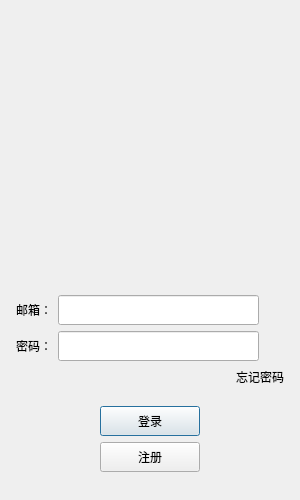
<?xml version="1.0" encoding="UTF-8"?>
<ui version="4.0">
 <class>LoginDialog</class>
 <widget class="QDialog" name="LoginDialog">
  <property name="geometry">
   <rect>
    <x>0</x>
    <y>0</y>
    <width>300</width>
    <height>500</height>
   </rect>
  </property>
  <property name="minimumSize">
   <size>
    <width>300</width>
    <height>500</height>
   </size>
  </property>
  <property name="maximumSize">
   <size>
    <width>300</width>
    <height>500</height>
   </size>
  </property>
  <property name="windowTitle">
   <string>Dialog</string>
  </property>
  <layout class="QVBoxLayout" name="verticalLayout_3">
   <item>
    <layout class="QVBoxLayout" name="verticalLayout_2">
     <property name="leftMargin">
      <number>5</number>
     </property>
     <property name="topMargin">
      <number>5</number>
     </property>
     <property name="rightMargin">
      <number>5</number>
     </property>
     <property name="bottomMargin">
      <number>5</number>
     </property>
     <item>
      <widget class="QLabel" name="err_tip">
       <property name="minimumSize">
        <size>
         <width>0</width>
         <height>25</height>
        </size>
       </property>
       <property name="maximumSize">
        <size>
         <width>16777215</width>
         <height>25</height>
        </size>
       </property>
       <property name="text">
        <string/>
       </property>
       <property name="alignment">
        <set>Qt::AlignmentFlag::AlignCenter</set>
       </property>
      </widget>
     </item>
     <item>
      <widget class="QWidget" name="head_widget" native="true">
       <property name="minimumSize">
        <size>
         <width>200</width>
         <height>230</height>
        </size>
       </property>
       <layout class="QGridLayout" name="gridLayout">
        <item row="1" column="0">
         <widget class="QLabel" name="head_label">
          <property name="minimumSize">
           <size>
            <width>200</width>
            <height>200</height>
           </size>
          </property>
          <property name="maximumSize">
           <size>
            <width>200</width>
            <height>200</height>
           </size>
          </property>
          <property name="text">
           <string/>
          </property>
         </widget>
        </item>
       </layout>
      </widget>
     </item>
     <item>
      <spacer name="verticalSpacer_3">
       <property name="orientation">
        <enum>Qt::Orientation::Vertical</enum>
       </property>
       <property name="sizeHint" stdset="0">
        <size>
         <width>20</width>
         <height>40</height>
        </size>
       </property>
      </spacer>
     </item>
     <item>
      <layout class="QHBoxLayout" name="horizontalLayout_2">
       <item>
        <widget class="QLabel" name="email_lb">
         <property name="minimumSize">
          <size>
           <width>0</width>
           <height>25</height>
          </size>
         </property>
         <property name="maximumSize">
          <size>
           <width>16777215</width>
           <height>25</height>
          </size>
         </property>
         <property name="text">
          <string>邮箱：</string>
         </property>
        </widget>
       </item>
       <item>
        <widget class="QLineEdit" name="email_edit">
         <property name="minimumSize">
          <size>
           <width>0</width>
           <height>30</height>
          </size>
         </property>
         <property name="maximumSize">
          <size>
           <width>16777215</width>
           <height>30</height>
          </size>
         </property>
        </widget>
       </item>
       <item>
        <spacer name="horizontalSpacer_6">
         <property name="orientation">
          <enum>Qt::Orientation::Horizontal</enum>
         </property>
         <property name="sizeType">
          <enum>QSizePolicy::Policy::Fixed</enum>
         </property>
         <property name="sizeHint" stdset="0">
          <size>
           <width>25</width>
           <height>20</height>
          </size>
         </property>
        </spacer>
       </item>
      </layout>
     </item>
     <item>
      <layout class="QHBoxLayout" name="horizontalLayout_3">
       <item>
        <widget class="QLabel" name="pass_label">
         <property name="minimumSize">
          <size>
           <width>0</width>
           <height>25</height>
          </size>
         </property>
         <property name="maximumSize">
          <size>
           <width>16777215</width>
           <height>25</height>
          </size>
         </property>
         <property name="text">
          <string>密码：</string>
         </property>
        </widget>
       </item>
       <item>
        <widget class="QLineEdit" name="pass_edit">
         <property name="minimumSize">
          <size>
           <width>0</width>
           <height>30</height>
          </size>
         </property>
         <property name="maximumSize">
          <size>
           <width>16777215</width>
           <height>30</height>
          </size>
         </property>
         <property name="frame">
          <bool>true</bool>
         </property>
         <property name="echoMode">
          <enum>QLineEdit::EchoMode::Password</enum>
         </property>
        </widget>
       </item>
       <item>
        <spacer name="horizontalSpacer_7">
         <property name="orientation">
          <enum>Qt::Orientation::Horizontal</enum>
         </property>
         <property name="sizeType">
          <enum>QSizePolicy::Policy::Fixed</enum>
         </property>
         <property name="sizeHint" stdset="0">
          <size>
           <width>25</width>
           <height>20</height>
          </size>
         </property>
        </spacer>
       </item>
      </layout>
     </item>
     <item>
      <layout class="QHBoxLayout" name="horizontalLayout_4">
       <item>
        <spacer name="horizontalSpacer">
         <property name="orientation">
          <enum>Qt::Orientation::Horizontal</enum>
         </property>
         <property name="sizeHint" stdset="0">
          <size>
           <width>40</width>
           <height>20</height>
          </size>
         </property>
        </spacer>
       </item>
       <item>
        <widget class="ClickedLabel" name="forget_label">
         <property name="text">
          <string>忘记密码</string>
         </property>
        </widget>
       </item>
      </layout>
     </item>
     <item>
      <spacer name="verticalSpacer_2">
       <property name="orientation">
        <enum>Qt::Orientation::Vertical</enum>
       </property>
       <property name="sizeHint" stdset="0">
        <size>
         <width>20</width>
         <height>40</height>
        </size>
       </property>
      </spacer>
     </item>
     <item>
      <layout class="QHBoxLayout" name="horizontalLayout_5">
       <item>
        <spacer name="horizontalSpacer_2">
         <property name="orientation">
          <enum>Qt::Orientation::Horizontal</enum>
         </property>
         <property name="sizeHint" stdset="0">
          <size>
           <width>40</width>
           <height>20</height>
          </size>
         </property>
        </spacer>
       </item>
       <item>
        <widget class="QPushButton" name="login_btn">
         <property name="minimumSize">
          <size>
           <width>100</width>
           <height>30</height>
          </size>
         </property>
         <property name="text">
          <string>登录</string>
         </property>
        </widget>
       </item>
       <item>
        <spacer name="horizontalSpacer_3">
         <property name="orientation">
          <enum>Qt::Orientation::Horizontal</enum>
         </property>
         <property name="sizeHint" stdset="0">
          <size>
           <width>40</width>
           <height>20</height>
          </size>
         </property>
        </spacer>
       </item>
      </layout>
     </item>
     <item>
      <layout class="QHBoxLayout" name="horizontalLayout_6">
       <item>
        <spacer name="horizontalSpacer_4">
         <property name="orientation">
          <enum>Qt::Orientation::Horizontal</enum>
         </property>
         <property name="sizeHint" stdset="0">
          <size>
           <width>40</width>
           <height>20</height>
          </size>
         </property>
        </spacer>
       </item>
       <item>
        <widget class="QPushButton" name="btn_zc">
         <property name="minimumSize">
          <size>
           <width>100</width>
           <height>30</height>
          </size>
         </property>
         <property name="text">
          <string>注册</string>
         </property>
        </widget>
       </item>
       <item>
        <spacer name="horizontalSpacer_5">
         <property name="orientation">
          <enum>Qt::Orientation::Horizontal</enum>
         </property>
         <property name="sizeHint" stdset="0">
          <size>
           <width>40</width>
           <height>20</height>
          </size>
         </property>
        </spacer>
       </item>
      </layout>
     </item>
     <item>
      <spacer name="verticalSpacer">
       <property name="orientation">
        <enum>Qt::Orientation::Vertical</enum>
       </property>
       <property name="sizeHint" stdset="0">
        <size>
         <width>20</width>
         <height>40</height>
        </size>
       </property>
      </spacer>
     </item>
    </layout>
   </item>
  </layout>
 </widget>
 <customwidgets>
  <customwidget>
   <class>ClickedLabel</class>
   <extends>QLabel</extends>
   <header location="global">clickedlabel.h</header>
  </customwidget>
 </customwidgets>
 <resources/>
 <connections/>
</ui>
